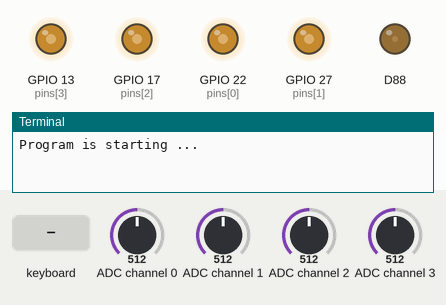
This program was run on a simulated Raspberry Pi (BCM pin numbers). Parts: output pins drawn as LEDs (lit = HIGH), the last lines printed to the terminal. The inputs (shaded band) are chosen by the test bench; at power-on: ADC channel 0 = 512, ADC channel 1 = 512, ADC channel 2 = 512, ADC channel 3 = 512 (analog values on the 0–1023 scale). The full-screen text the program places in the terminal is not drawn. At 10.4 s the program stops and its outputs stay as they are.

Above: at 1.27 s.
1.3 s: ADC channel 0 set to 716
At 1.47 s:
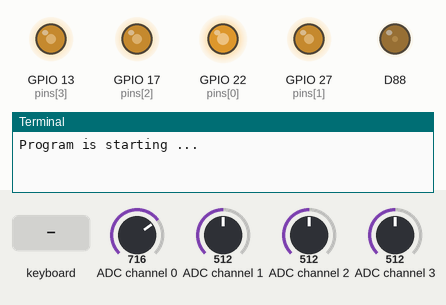
4.3 s: ADC channel 1 set to 716
At 4.48 s:
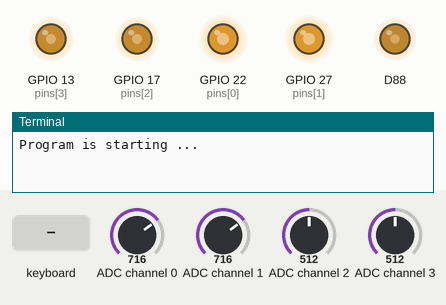
7.3 s: ADC channel 2 set to 716
At 7.45 s:
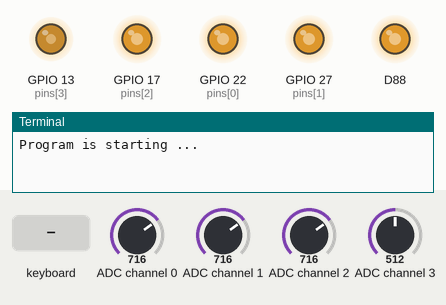
10.3 s: key enter typed on the keyboard
At 11.1 s:
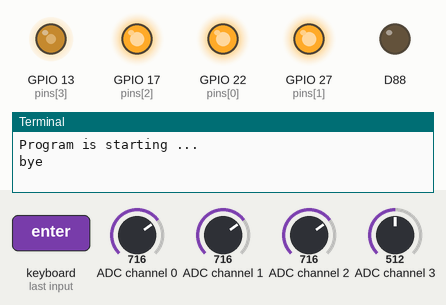
Timing chart, 0 to 11.9 s (numbered marks = the images above; inputs shaded):
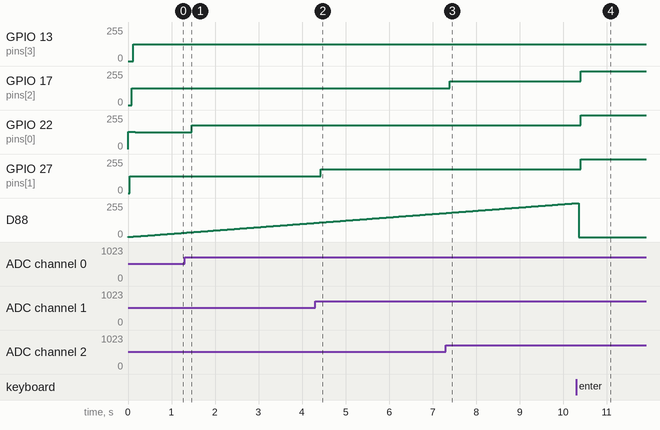

The program:

ColorfulSoftlight3.py
```python
# Filename: softlight3.py
# Project: Freenove kit using pigpio C and Python library
# Description: use of 8591 ADC chip to control the color of RGBLED with potentiometers
# Author: JudaV
# date: october 2024

import time
import curses
import pigpio

# sudo pigpiod
# Connect Pi 3V3 - VCC, Ground - Ground, SDA - SDA, SCL - SCL.

YL_40 = 0x48
aout = 0
pi = pigpio.pi()  # Connect to local Pi
handle = pi.i2c_open(1, YL_40, 0)
stdscr = curses.initscr()
pins = [22, 27, 17, 13]  # 13 used as dummy


def setup():
    curses.noecho()
    curses.cbreak()
    stdscr.addstr(10, 0, "RED")
    stdscr.addstr(12, 0, "GREEN")
    stdscr.addstr(14, 0, "BLUE")
    stdscr.addstr(16, 0, "Resistor")
    stdscr.nodelay(1)

    pi.set_PWM_frequency(22, 20000)
    pi.set_PWM_frequency(27, 20000)
    pi.set_PWM_frequency(17, 20000)
    pi.set_PWM_dutycycle(22, 0)
    pi.set_PWM_dutycycle(27, 0)
    pi.set_PWM_dutycycle(17, 0)


def loop():
    while True:
        for a in range(0, 4):
            # AIN0 connected red adress 0x04 AIN1= 0x05, connects green etc
            global aout
            aout = aout + 1
            pi.i2c_write_byte_data(handle, 0x40 | ((a + 1) & 0x03), aout & 0xFF)
            v = pi.i2c_read_byte(handle)
            pi.set_PWM_dutycycle(pins[a], v)
            time.sleep(0.04)

            hashes = int(v / 4)
            spaces = 64 - hashes
            stdscr.addstr(10 + a * 2, 12, str(v) + " ")
            stdscr.addstr(10 + a * 2, 16, "#" * hashes + " " * spaces)

        stdscr.refresh()
        c = stdscr.getch()

        if c != curses.ERR:
            break


def destroy():
    curses.nocbreak()
    curses.echo()
    curses.endwin()

    pi.i2c_close(handle)
    pi.write(22, 1)
    pi.write(27, 1)
    pi.write(17, 1)
    pi.stop()
    print("bye")


if __name__ == "__main__":
    print("Program is starting ... ")
    setup()
    loop()
    destroy()
```

Measured:
- after the input at 1.3 s, GPIO 22 (pins[0]): 127/255 → 178/255 after 0.17 s
- after the input at 4.3 s, GPIO 27 (pins[1]): 127/255 → 178/255 after 0.13 s
- after the input at 7.3 s, GPIO 17 (pins[2]): 127/255 → 178/255 after 0.10 s
- after the input at 10.3 s, GPIO 17 (pins[2]), GPIO 22 (pins[0]), GPIO 27 (pins[1]): 178/255 → 255/255 after 0.11 s; D88: goes on until 10.4 s, then stays 0/255
